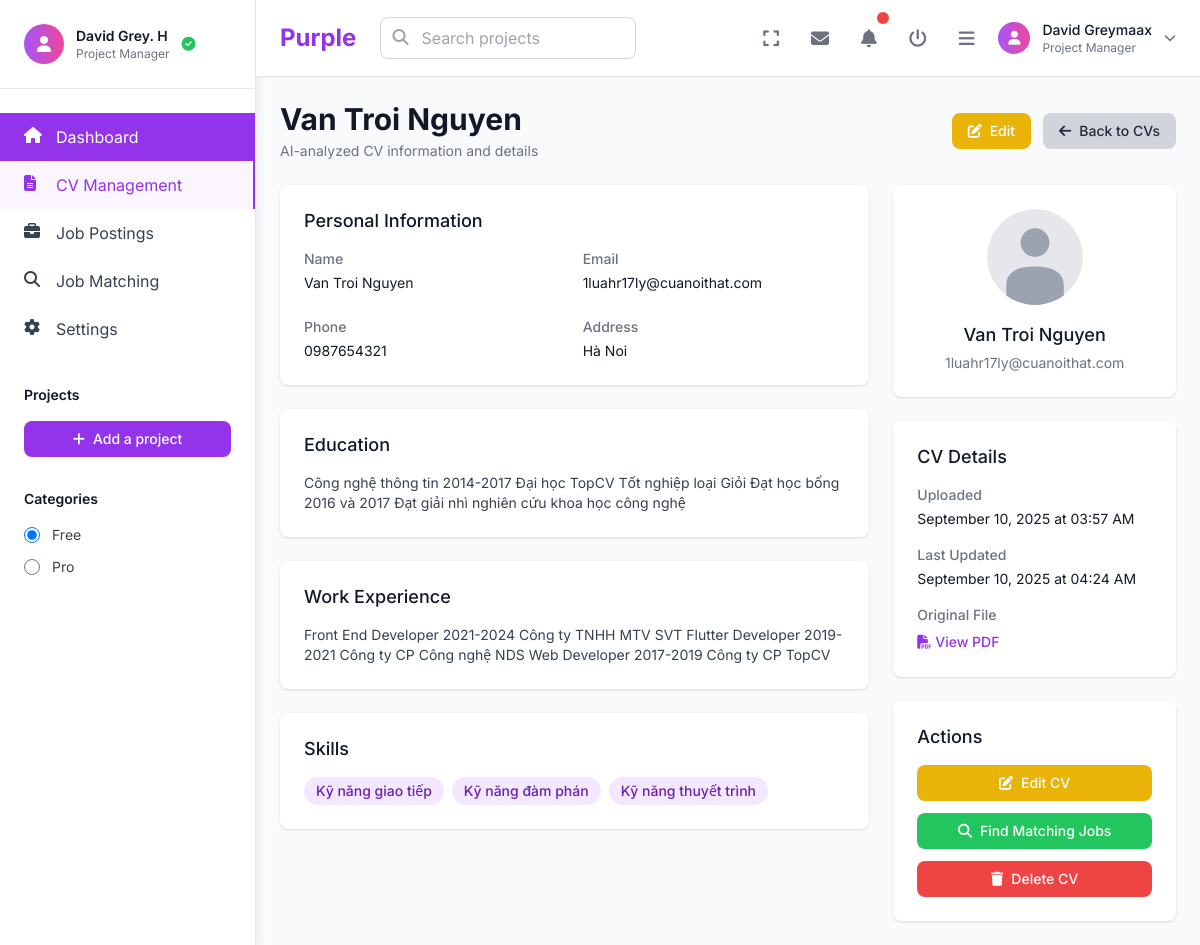
Screenshot of /cvs/2 (signed in) with the database file from the repository.
### app.py (models this page shows)
class CV(db.Model):
    id = db.Column(db.Integer, primary_key=True)
    name = db.Column(db.String(100), nullable=False)
    email = db.Column(db.String(120))
    phone = db.Column(db.String(20))
    address = db.Column(db.Text)
    education = db.Column(db.Text)
    experience = db.Column(db.Text)
    skills = db.Column(db.Text)
    file_path = db.Column(db.String(200))
    avatar = db.Column(db.String(200))
    user_id = db.Column(db.Integer, db.ForeignKey('user.id'), nullable=True)
    created_at = db.Column(db.DateTime, default=lambda: datetime.now(timezone.utc))
    updated_at = db.Column(db.DateTime, default=lambda: datetime.now(timezone.utc), onupdate=lambda: datetime.now(timezone.utc))

### app.py (the view)
@app.route('/cvs/<int:cv_id>')
@login_required
def cvs_show(cv_id):
    cv = CV.query.get_or_404(cv_id)
    return render_template('cvs/show.html', cv=cv)

### app.py (called while the page is built)
@login_manager.user_loader
def load_user(user_id):
    return User.query.get(int(user_id))

### templates/cvs/show.html (shortened to what this page needs)
{% extends "layouts/base.html" %}
{% block content %}
<div class="space-y-6">
    <div class="md:flex md:items-center md:justify-between">
        <div class="flex-1 min-w-0">
            <h2 class="text-2xl font-bold leading-7 text-gray-900 sm:text-3xl sm:truncate">
                {{ cv.name or 'CV Details' }}
            </h2>
            <p class="mt-1 text-sm text-gray-500">
                AI-analyzed CV information and details
            </p>
        </div>
        <div class="mt-4 flex space-x-3 md:mt-0 md:ml-4">
            <a href="{{ url_for('cvs_edit', cv_id=cv.id) }}" class="bg-yellow-500 hover:bg-yellow-600 text-white px-4 py-2 rounded-lg text-sm font-medium transition-colors">
                <i class="fas fa-edit mr-2"></i>Edit
            </a>
            <a href="{{ url_for('cvs_index') }}" class="bg-gray-300 hover:bg-gray-400 text-gray-800 px-4 py-2 rounded-lg text-sm font-medium transition-colors">
                <i class="fas fa-arrow-left mr-2"></i>Back to CVs
            </a>
        </div>
    </div>
    <div class="grid grid-cols-1 lg:grid-cols-3 gap-6">
        <div class="lg:col-span-2 space-y-6">
            <div class="bg-white shadow rounded-lg">
                <div class="px-4 py-5 sm:p-6">
                    <h3 class="text-lg leading-6 font-medium text-gray-900 mb-4">Personal Information</h3>
                    <dl class="grid grid-cols-1 gap-x-4 gap-y-6 sm:grid-cols-2">
                        <div>
                            <dt class="text-sm font-medium text-gray-500">Name</dt>
                            <dd class="mt-1 text-sm text-gray-900">{{ cv.name or 'Not provided' }}</dd>
                        </div>
                        <div>
                            <dt class="text-sm font-medium text-gray-500">Email</dt>
                            <dd class="mt-1 text-sm text-gray-900">{{ cv.email or 'Not provided' }}</dd>
                        </div>
                        <div>
                            <dt class="text-sm font-medium text-gray-500">Phone</dt>
                            <dd class="mt-1 text-sm text-gray-900">{{ cv.phone or 'Not provided' }}</dd>
                        </div>
                        <div>
                            <dt class="text-sm font-medium text-gray-500">Address</dt>
                            <dd class="mt-1 text-sm text-gray-900">{{ cv.address or 'Not provided' }}</dd>
                        </div>
                    </dl>
                </div>
            </div>
            {% if cv.education %}
            <div class="bg-white shadow rounded-lg">
                <div class="px-4 py-5 sm:p-6">
                    <h3 class="text-lg leading-6 font-medium text-gray-900 mb-4">Education</h3>
                    <div class="prose max-w-none">
                        <p class="text-sm text-gray-700 whitespace-pre-line">{{ cv.education }}</p>
                    </div>
                </div>
            </div>
            {% endif %}
            {% if cv.experience %}
            <div class="bg-white shadow rounded-lg">
                <div class="px-4 py-5 sm:p-6">
                    <h3 class="text-lg leading-6 font-medium text-gray-900 mb-4">Work Experience</h3>
                    <div class="prose max-w-none">
                        <p class="text-sm text-gray-700 whitespace-pre-line">{{ cv.experience }}</p>
                    </div>
                </div>
            </div>
            {% endif %}
            {% if cv.skills %}
            <div class="bg-white shadow rounded-lg">
                <div class="px-4 py-5 sm:p-6">
                    <h3 class="text-lg leading-6 font-medium text-gray-900 mb-4">Skills</h3>
                    <div class="flex flex-wrap gap-2">
                        {% for skill in cv.skills.split(',') %}
                            <span class="inline-flex items-center px-3 py-1 rounded-full text-sm font-medium bg-primary-100 text-primary-800">
                                {{ skill.strip() }}
                            </span>
                        {% endfor %}
                    </div>
                </div>
            </div>
            {% endif %}
        </div>
        <div class="space-y-6">
            <div class="bg-white shadow rounded-lg">
                <div class="px-4 py-5 sm:p-6 text-center">
                    <img class="mx-auto h-24 w-24 rounded-full" src="{{ url_for('static', filename='default-avatar.svg') }}" alt="{{ cv.name }}">
                    <h3 class="mt-4 text-lg font-medium text-gray-900">{{ cv.name or 'Unknown' }}</h3>
                    <p class="mt-1 text-sm text-gray-500">{{ cv.email or 'No email provided' }}</p>
                </div>
            </div>
            <div class="bg-white shadow rounded-lg">
                <div class="px-4 py-5 sm:p-6">
                    <h3 class="text-lg leading-6 font-medium text-gray-900 mb-4">CV Details</h3>
                    <dl class="space-y-4">
                        <div>
                            <dt class="text-sm font-medium text-gray-500">Uploaded</dt>
                            <dd class="mt-1 text-sm text-gray-900">{{ cv.created_at.strftime('%B %d, %Y at %I:%M %p') }}</dd>
                        </div>
                        <div>
                            <dt class="text-sm font-medium text-gray-500">Last Updated</dt>
                            <dd class="mt-1 text-sm text-gray-900">{{ cv.updated_at.strftime('%B %d, %Y at %I:%M %p') }}</dd>
                        </div>
                        {% if cv.file_path %}
                        <div>
                            <dt class="text-sm font-medium text-gray-500">Original File</dt>
                            <dd class="mt-1">
                                <a href="{{ url_for('cvs_view_pdf', cv_id=cv.id) }}" target="_blank"
                                   class="text-primary-600 hover:text-primary-500 text-sm font-medium">
                                    <i class="fas fa-file-pdf mr-1"></i>View PDF
                                </a>
                            </dd>
                        </div>
                        {% endif %}
                    </dl>
                </div>
            </div>
            <div class="bg-white shadow rounded-lg">
                <div class="px-4 py-5 sm:p-6">
                    <h3 class="text-lg leading-6 font-medium text-gray-900 mb-4">Actions</h3>
                    <div class="space-y-3">
                        <a href="{{ url_for('cvs_edit', cv_id=cv.id) }}"
                           class="w-full bg-yellow-500 hover:bg-yellow-600 text-white px-4 py-2 rounded-lg text-sm font-medium transition-colors flex items-center justify-center">
                            <i class="fas fa-edit mr-2"></i>Edit CV
                        </a>
                        <a href="{{ url_for('matching') }}?cv_id={{ cv.id }}"
                           class="w-full bg-green-500 hover:bg-green-600 text-white px-4 py-2 rounded-lg text-sm font-medium transition-colors flex items-center justify-center">
                            <i class="fas fa-search mr-2"></i>Find Matching Jobs
                        </a>
                        <a href="{{ url_for('cvs_delete', cv_id=cv.id) }}"
                           class="w-full bg-red-500 hover:bg-red-600 text-white px-4 py-2 rounded-lg text-sm font-medium transition-colors flex items-center justify-center"
                           onclick="return confirm('Are you sure you want to delete this CV?')">
                            <i class="fas fa-trash mr-2"></i>Delete CV
                        </a>
                    </div>
                </div>
            </div>
        </div>
    </div>
</div>
{% endblock %}

### rows the page displays
CV: name "Van Troi Nguyen", email "1luahr17ly@cuanoithat.com", phone "0987654321", address "Hà Noi", education "Công nghệ thông tin 2014-2017 Đại học TopCV Tốt nghiệp loại Giỏi Đạt học bổng 2016 và 2017 Đạt giải nhì nghiên cứu khoa học công nghệ", experience "Front End Developer 2021-2024 Công ty TNHH MTV SVT Flutter Developer 2019-2021 Công ty CP Công nghệ NDS Web Developer 2017-2019 Công ty CP TopCV", created_at "September 10, 2025 at 03:57 AM", updated_at "September 10, 2025 at 04:24 AM"

### other values shown
{{ skill.strip() }} "Kỹ năng giao tiếp" "Kỹ năng đàm phán" "Kỹ năng thuyết trình"
